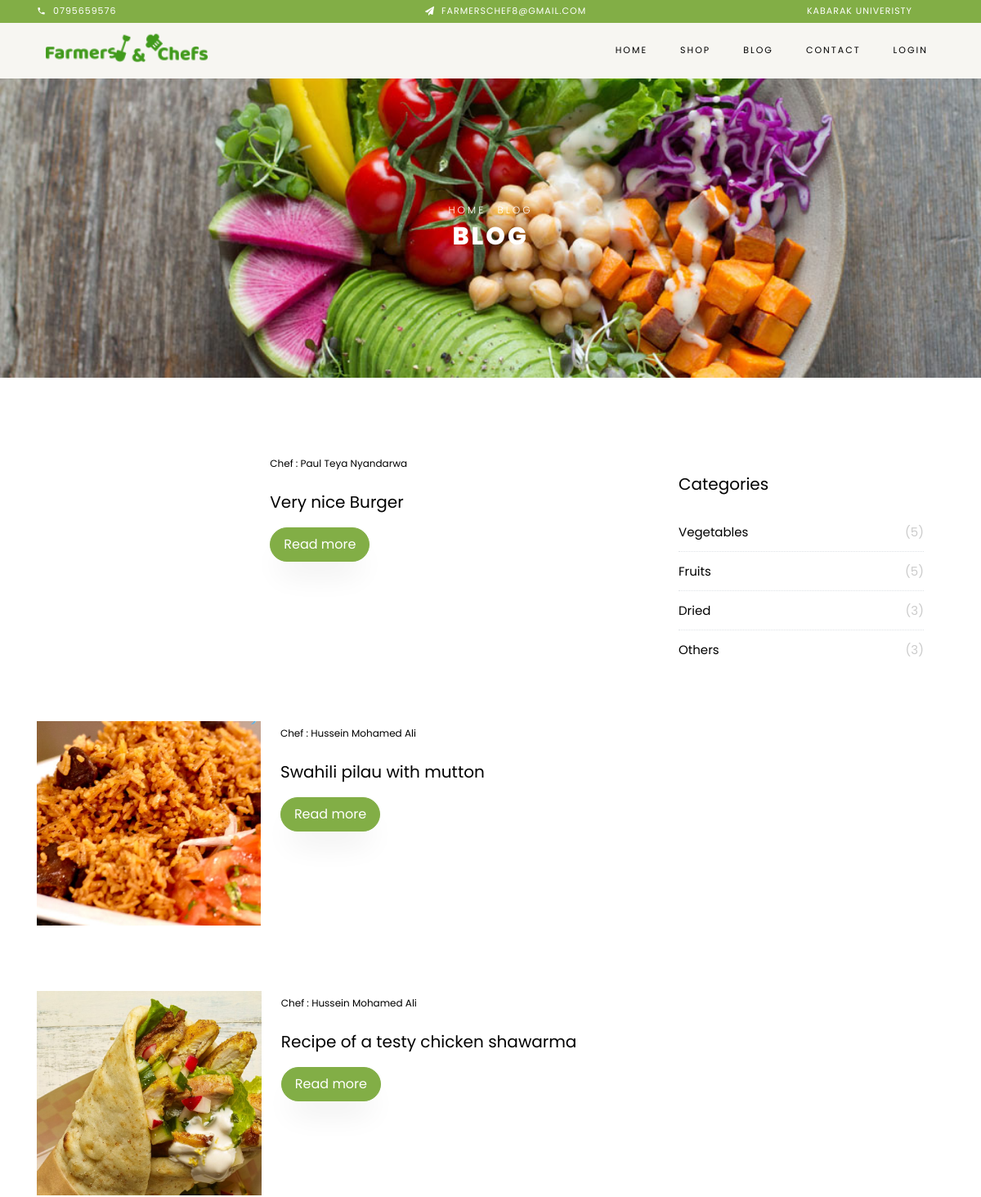
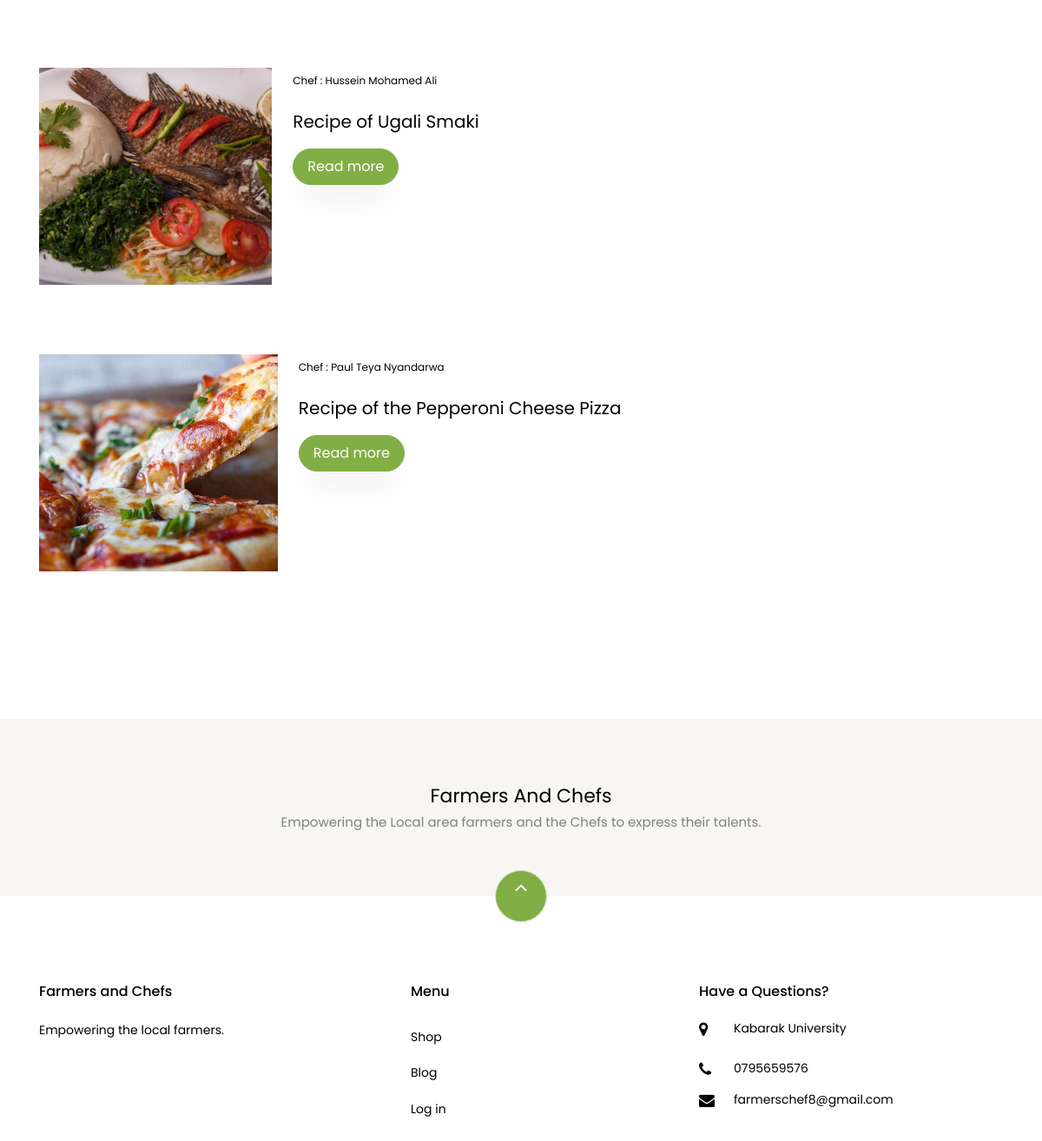
Screenshot of /blog.php with the database file from the repository (2 pictures, top to bottom).
### tables this page shows
CREATE TABLE `blogs` (
  `id` int(11) NOT NULL,
  `Topic` varchar(55) NOT NULL,
  `brief_summary` varchar(1000) NOT NULL,
  `blog` varchar(1000) NOT NULL,
  `img_dir` varchar(1000) NOT NULL,
  `user_id` int(11) NOT NULL
);

CREATE TABLE `users` (
  `id` int(11) NOT NULL,
  `names` varchar(55) NOT NULL,
  `email` varchar(55) NOT NULL,
  `password` varchar(100) NOT NULL,
  `phonenumber` varchar(10) NOT NULL,
  `last_login` timestamp NOT NULL DEFAULT CURRENT_TIMESTAMP ON UPDATE CURRENT_TIMESTAMP,
  `location` varchar(50) NOT NULL,
  `type` varchar(50) NOT NULL
);

### blog.php (the view, shortened to what this page needs)
<!DOCTYPE html>
<html lang="en">
  <head>
    <link rel="stylesheet" href="css/open-iconic-bootstrap.min.css">
    <link rel="stylesheet" href="css/animate.css">
    <link rel="stylesheet" href="css/owl.carousel.min.css">
    <link rel="stylesheet" href="css/owl.theme.default.min.css">
    <link rel="stylesheet" href="css/magnific-popup.css">
    <link rel="stylesheet" href="css/aos.css">
    <link rel="stylesheet" href="css/ionicons.min.css">
    <link rel="stylesheet" href="css/bootstrap-datepicker.css">
    <link rel="stylesheet" href="css/jquery.timepicker.css">
    <link rel="stylesheet" href="css/flaticon.css">
    <link rel="stylesheet" href="css/icomoon.css">
    <link rel="stylesheet" href="css/style.css">
  </head>
  <?php
  include 'init/config.php';
   $all = $db->query("SELECT * FROM blogs");
  $count = $db->query("SELECT category FROM products WHERE category = 'vegetables' ");
$rowcount=mysqli_num_rows($count);
$count1 = $db->query("SELECT category FROM products WHERE category = 'fruits' ");
$rowcount1=mysqli_num_rows($count1);
$count2 = $db->query("SELECT category FROM products WHERE category = 'dried' ");
$rowcount2 = mysqli_num_rows($count2);
$count3 = $db->query("SELECT category FROM products WHERE category = 'others' ");
$rowcount3 = mysqli_num_rows($count3);
  ?>
  <body class="goto-here">
   <?php  include'navbar.php';  ?>
    <div class="hero-wrap hero-bread" style="background-image: url('images/image_6.jpg');">
      <div class="container">
        <div class="row no-gutters slider-text align-items-center justify-content-center">
          <div class="col-md-9   text-center">
          	<p class="breadcrumbs"><span class="mr-2"><a href="index.php">Home</a></span> <span>Blog</span></p>
            <h1 class="mb-0 bread">Blog</h1>
          </div>
        </div>
      </div>
    </div>
    <section class="ftco-section ftco-degree-bg">
      <div class="container">
        <div class="row">
          <div class="col-lg-8  ">
						<div class="row">
              <?php  while ($type = mysqli_fetch_assoc($all)): ?>
                 <?php
      $id = $type['id'];
      $chefs = $db->query("SELECT * FROM blogs INNER JOIN users on blogs.user_id = users.id WHERE blogs.id = $id ");
          $chef_info = mysqli_fetch_assoc($chefs);
          ?>
							<div class="col-md-12 d-flex  ">
		            <div class="blog-entry align-self-stretch d-md-flex">
		              <a href="blog-single.php?info=<?= $type['id']; ?>" class="block-20" style="background-image: url('<?= $type['img_dir']; ?>');">
		              </a>
		              <div class="text d-block pl-md-4">
		              	<div class="meta mb-3">
		                  <div><a href="blog-single.php?info=<?= $type['id']; ?>">Chef :  <?= $chef_info['names'];  ?> </a></div>
		                </div>
		                <h3 class="heading"><a href="#"><?= $type['brief_summary']; ?></a></h3>
		                <p><a href="blog-single.php?info=<?= $type['id']; ?>" class="btn btn-primary py-2 px-3">Read more</a></p>
		              </div>
		            </div>
		          </div>
                 <?php endwhile; ?>
						</div>
          </div>
          <div class="col-lg-4 sidebar  ">
            <div class="sidebar-box  ">
            	<h3 class="heading">Categories</h3>
             <ul class="categories">
                <li><a href="vegetables.php">Vegetables <span>(<?php echo "$rowcount" ; ?>)</span></a></li>
                <li><a href="fruits.php">Fruits <span>(<?php echo "$rowcount1" ; ?>)</span></a></li>
                <li><a href="dried.php">Dried <span>(<?php echo "$rowcount2" ; ?>)</span></a></li>
                <li><a href="others.php">Others<span>(<?php echo "$rowcount3" ; ?>)</span></a></li>
              </ul>
            </div>
          </div>
        </div>
      </div>
    </section>
      <?php include'bottomnav.php'; ?>
  </body>
</html>

### rows the page displays
blogs: user.names "Paul Teya Nyandarwa", brief_summary "Very nice Burger"
blogs: img_dir (placeholder picture), user.names "Hussein Mohamed Ali", brief_summary "Swahili pilau with mutton"
blogs: img_dir (picture), user.names "Hussein Mohamed Ali", brief_summary "Recipe of a testy chicken shawarma"
blogs: img_dir (picture), user.names "Hussein Mohamed Ali", brief_summary "Recipe of Ugali Smaki"
blogs: img_dir (picture), user.names "Paul Teya Nyandarwa", brief_summary "Recipe of the Pepperoni Cheese Pizza"

### other values shown
$rowcount "5"
$rowcount1 "5"
$rowcount2 "3"
$rowcount3 "3"
